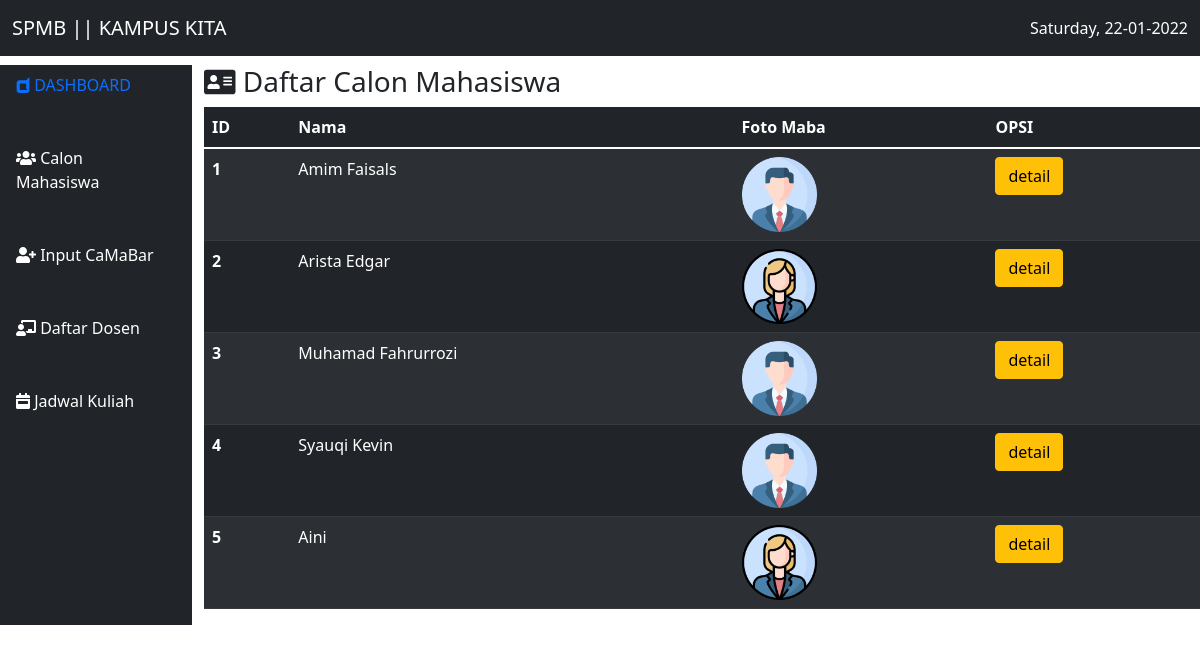
The page / on the database its author committed.
### tables this page shows
CREATE TABLE `calon_mhs` (
  `id` int(11) NOT NULL,
  `nama` varchar(30) NOT NULL,
  `alamat` varchar(50) NOT NULL,
  `jenis_kelamin` varchar(10) NOT NULL,
  `agama` varchar(10) NOT NULL,
  `sekolah_asal` varchar(30) NOT NULL,
  `foto_maba` varchar(20) NOT NULL
);

### function.php (called while the page is built, shortened)
<?php
$conn = mysqli_connect('localhost','root','','wpsmt5');
function query($query)
{
global $conn;
$result = mysqli_query($conn,$query);
$rows = [];
while ($row = mysqli_fetch_assoc($result)){
    $rows[] = $row;
}
return $rows;
}

### index.php (the view, shortened to what this page needs)
<?php
require "function.php";
$camaba = query("SELECT * FROM calon_mhs");
?>
<!doctype html>
<html lang="en">
  <head>
   <link rel="stylesheet" href="tema/bootstrap/css/bootstrap.min.css">
   <link rel="stylesheet" href="https://cdnjs.cloudflare.com/ajax/libs/font-awesome/5.13.0/css/all.min.css">
  </head>
  <body>
  <nav class="navbar navbar-expand-lg navbar-dark bg-dark fixed-top">
  <div class="container-fluid">
    <a class="navbar-brand" href="#">SPMB || KAMPUS KITA</a>
    <div class="collapse navbar-collapse" id="navbarSupportedContent">
      <div class="text-white" >
          <?php echo date("l, d-m-Y"); ?>
      </div>
        </div>
      </div>
</nav>
 <div class="row mt-5 ">
          <div class="col-md-2 bg-dark">
        <ul class="nav flex-column">
        <li class="nav-item">
            <a class="nav-link active" aria-current="page" href="in"><i class="fab fa-dashcube"></i> DASHBOARD</a>
        </li> <hr>
        <li class="nav-item">
            <a class="nav-link text-white" href="index.php"><i class="fas fa-users"></i> Calon Mahasiswa</a>
        </li> <hr>
        <li class="nav-item">
            <a class="nav-link text-white" href="tambah.php"><i class="fas fa-user-plus"></i> Input CaMaBar</a>
        </li> <hr>
        <li class="nav-item">
            <a class="nav-link text-white" href="#"><i class="fas fa-chalkboard-teacher"></i> Daftar Dosen</a>
        </li><hr>
        <li class="nav-item">
            <a class="nav-link text-white" href="#"><i class="fas fa-calendar-week"></i> Jadwal Kuliah</a>
        </li><hr>
        </ul>
        </div>
      <div class = "col-md-10">
          <h3><i class="fas fa-address-card"></i> Daftar Calon Mahasiswa</h3>
          <table class="table  table-dark table-hover table-striped" >
          <thead>
            <tr>
              <th scope="col">ID</th>
              <th scope="col">Nama</th>
              <th scope="col">Foto Maba</th>
              <th scope="col">OPSI</th>
            </tr>
          </thead>
          <tbody>
              <?php $id=1;?>
            <?php foreach ($camaba as $cmb) : ?>
            <tr >
              <th scope="row"><?php echo $id; ?></th>
              <td><?php echo $cmb['nama']; ?></td>
              <td><img src="image/<?php echo $cmb['foto_maba']; ?> " width = 75  alt="" srcset=""></td>
              <td><a href="detail.php?id=<?= $cmb['id']; ?>" class ="btn btn-warning" role="button">detail</a></td>
            </tr >
            <?php $id++ ?>
            <?php endforeach  ?>
          </tbody>
        </table>
      </div>
  </body>
</html>

### rows shown on the page
calon_mhs: nama "Amim Faisals", foto_maba (picture)
calon_mhs: nama "Arista Edgar", foto_maba (placeholder picture)
calon_mhs: nama "Muhamad Fahrurrozi", foto_maba (picture)
calon_mhs: nama "Syauqi Kevin", foto_maba (picture)
calon_mhs: nama "Aini", foto_maba (placeholder picture)
